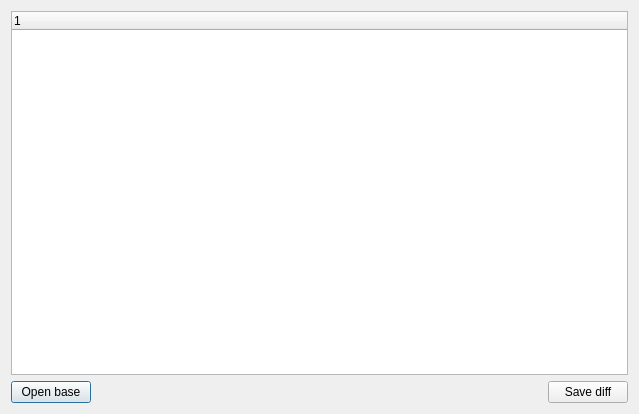
<?xml version="1.0" encoding="UTF-8"?>
<ui version="4.0">
 <class>Dialog</class>
 <widget class="QDialog" name="Dialog">
  <property name="geometry">
   <rect>
    <x>0</x>
    <y>0</y>
    <width>639</width>
    <height>414</height>
   </rect>
  </property>
  <property name="windowTitle">
   <string>Grid Diff</string>
  </property>
  <layout class="QVBoxLayout" name="verticalLayout">
   <item>
    <widget class="QTreeWidget" name="treeWidget">
     <column>
      <property name="text">
       <string notr="true">1</string>
      </property>
     </column>
    </widget>
   </item>
   <item>
    <widget class="QFrame" name="frame">
     <property name="frameShape">
      <enum>QFrame::Shape::NoFrame</enum>
     </property>
     <property name="frameShadow">
      <enum>QFrame::Shadow::Raised</enum>
     </property>
     <layout class="QHBoxLayout" name="horizontalLayout">
      <property name="leftMargin">
       <number>0</number>
      </property>
      <property name="topMargin">
       <number>0</number>
      </property>
      <property name="rightMargin">
       <number>0</number>
      </property>
      <property name="bottomMargin">
       <number>0</number>
      </property>
      <item>
       <widget class="QPushButton" name="addButton">
        <property name="toolTip">
         <string>Open the base circuit to compare with</string>
        </property>
        <property name="text">
         <string>Open base</string>
        </property>
       </widget>
      </item>
      <item>
       <spacer name="horizontalSpacer">
        <property name="orientation">
         <enum>Qt::Orientation::Horizontal</enum>
        </property>
        <property name="sizeHint" stdset="0">
         <size>
          <width>450</width>
          <height>20</height>
         </size>
        </property>
       </spacer>
      </item>
      <item>
       <widget class="QPushButton" name="acceptButton">
        <property name="toolTip">
         <string>Save the differentiated grid</string>
        </property>
        <property name="text">
         <string>Save diff</string>
        </property>
       </widget>
      </item>
     </layout>
    </widget>
   </item>
  </layout>
 </widget>
 <resources/>
 <connections/>
</ui>
